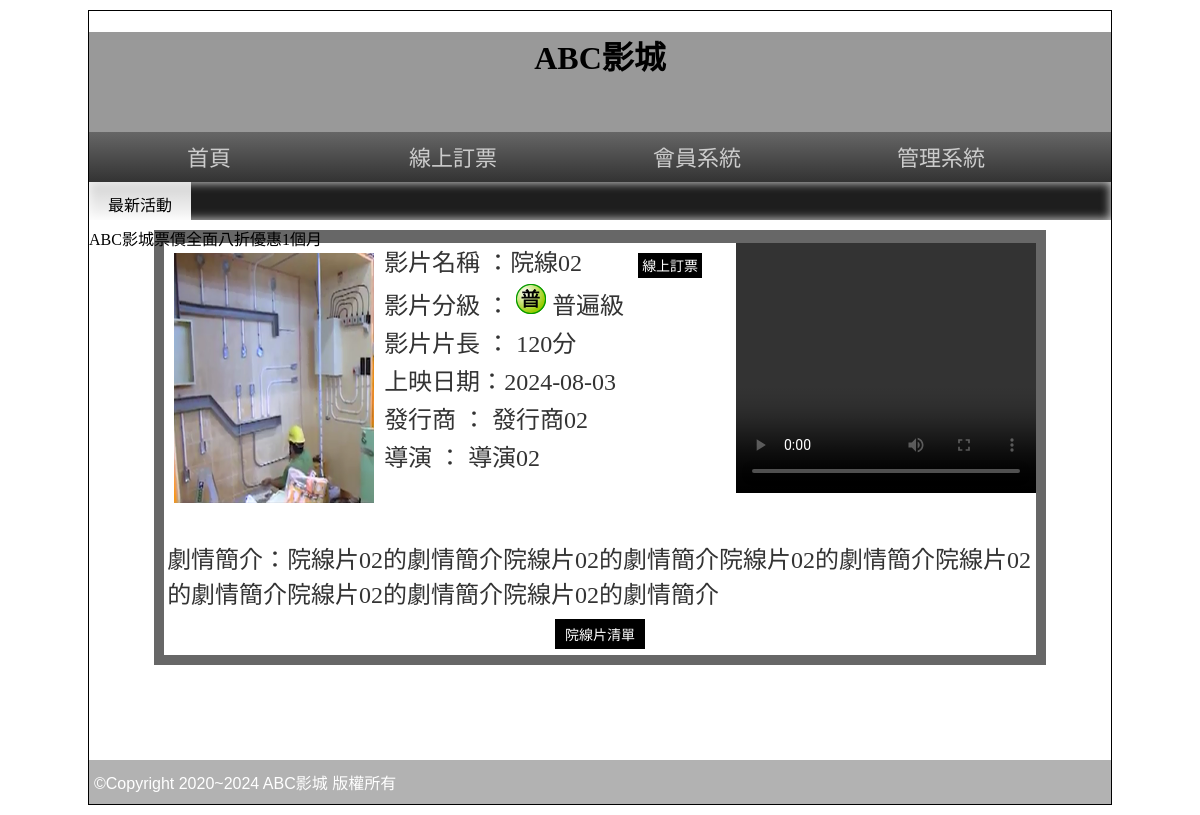
The page /?do=intro&id=2 on the database its author committed.
### tables this page shows
CREATE TABLE `movies` (
  `id` int(10) UNSIGNED NOT NULL,
  `name` text NOT NULL,
  `level` int(1) NOT NULL,
  `length` int(10) NOT NULL,
  `ondate` date NOT NULL,
  `publish` text NOT NULL,
  `director` text NOT NULL,
  `trailer` text NOT NULL,
  `poster` text NOT NULL,
  `intro` text NOT NULL,
  `sh` int(1) NOT NULL,
  `rank` int(10) NOT NULL
);

### api/base.php (called while the page is built, shortened)
<?php
$level = [
    '1' => '普遍級',
    '2' => '保護級',
    '3' => '輔導級',
    '4' => '限制級',
];
class DB
{
    protected $table;
    protected $dsn = "mysql:host=localhost;charset=utf8;dbname=db06";
    protected $pdo;
    public function __construct($table)
    {
        $this->table = $table;
        $this->pdo = new PDO($this->dsn, 'root', '');
    }
    public function find($arg)
    {
        $sql = "select * from `$this->table` ";
        if (is_array($arg)) {
            $tmp = $this->a2s($arg);
            $sql .= " where " . join(" && ", $tmp);
        } else {
            $sql .= " where `id`='$arg'";
        }
        return $this->pdo->query($sql)->fetch(PDO::FETCH_ASSOC);
    }
}
$Movie = new DB("movies");

### front/intro.php (the view)
<?php
$movie = $Movie->find($_GET['id']);
?>
<div class="tab rb" style="width:87%;">
  <div style="background:#FFF; width:100%; color:#333; text-align:left">
    <video src="images/<?= $movie['trailer']; ?>" width="300px" height="250px" controls="" style="float:right;"></video>
    <font style="font-size:24px"> <img src="images/<?= $movie['poster']; ?>" width="200px" height="250px" style="margin:10px; float:left">
      <p style="margin:3px">影片名稱 ：<?= $movie['name']; ?>
        <input type="button" value="線上訂票" onclick="location.href='?do=order&id=<?= $movie['id']; ?>'" style="margin-left:50px; padding:2px 4px" class="b2_btu">
      </p>
      <p style="margin:3px">影片分級 ： <img src="icon/03C0<?= $movie['level']; ?>.png" style="display:inline-block;">
        <?= $level[$movie['level']]; ?>
      </p>
      <p style="margin:3px">影片片長 ： <?= $movie['length']; ?>分</p>
      <p style="margin:3px">上映日期：<?= $movie['ondate']; ?></p>
      <p style="margin:3px">發行商 ： <?= $movie['publish']; ?></p>
      <p style="margin:3px">導演 ： <?= $movie['director']; ?></p>
      <br>
      <br>
      <p style="margin:10px 3px 3px 3px; word-break:break-all"> 劇情簡介：<?= $movie['intro']; ?><br>
      </p>
    </font>
    <table width="100%" border="0">
      <tbody>
        <tr>
          <td align="center"><input type="button" value="院線片清單" onclick="location.href='?do=main'"></td>
        </tr>
      </tbody>
    </table>
  </div>
</div>

### css/css.css (style rules this page uses)
body { background:url(../icon/b.png); font-family:微軟正黑體; }
input[type='button'],input[type='submit'],input[type='reset'],button,.button { min-width:50px; min-height:25px; background:#000; color:#fff; border:none; cursor:pointer; font-size:14px; text-decoration:none; padding:5px 10px; margin:3px 6px; }
.rb { background:rgba(39,39,39,0.7); color:rgba(255,255,255,0.9); }
.tab { width:80%; display:block; margin-left:auto; margin-right:auto; min-height:100px; padding:10px; }

### rows shown on the page
movies: poster (picture), name "院線02", level "普遍級", length "120", ondate "2024-08-03", publish "發行商02", director "導演02", intro "院線片02的劇情簡介院線片02的劇情簡介院線片02的劇情簡介院線片02的劇情簡介院線片02的劇情簡介院線片02的劇情簡介"
